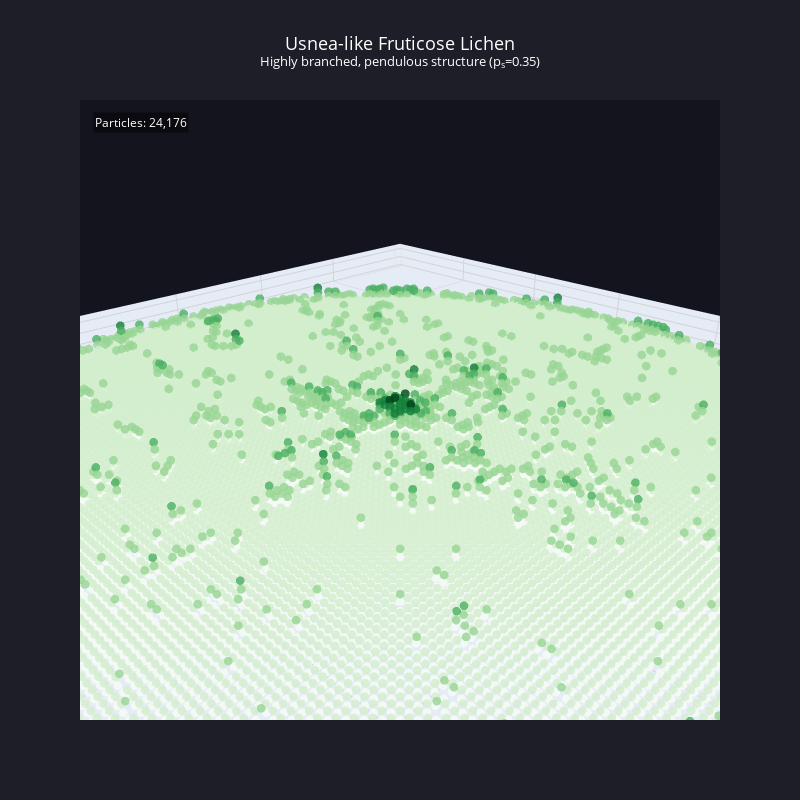

The notebook cell this image was saved under:
### Code cell
# Visualize Usnea-like structure
plot_fruticose_3d(
    usnea_grid,
    title="Usnea-like Fruticose Lichen<br><sup>Highly branched, pendulous structure (p<sub>s</sub>=0.35)</sup>",
    colorscale='Greens',
    subsample=1,
    point_size=3
)

### Figure 1 — Plotly figure (JSON) as saved in the notebook; plotly's stock layout.template omitted (floating-point values rounded to 4 significant figures; data arrays with more than 128 entries replaced by an {"elided": "..."} marker saying what was removed)
{"data": [{"hovertemplate": "x: %{x}<br>y: %{y}<br>z: %{z}<extra></extra>", "marker": {"color": {"elided": "23153 float values"}, "colorscale": [[0, "rgb(247,252,245)"], [0.125, "rgb(229,245,224)"], [0.25, "rgb(199,233,192)"], [0.375, "rgb(161,217,155)"], [0.5, "rgb(116,196,118)"], [0.625, "rgb(65,171,93)"], [0.75, "rgb(35,139,69)"], [0.875, "rgb(0,109,44)"], [1, "rgb(0,68,27)"]], "line": {"width": 0}, "opacity": 0.8, "size": 3}, "mode": "markers", "type": "scatter3d", "x": {"elided": "23153 int values"}, "y": {"elided": "23153 int values"}, "z": {"elided": "23153 int values"}}], "layout": {"annotations": [{"bgcolor": "rgba(0,0,0,0.5)", "font": {"color": "white", "size": 12}, "showarrow": false, "text": "Particles: 24,176", "x": 0.02, "xref": "paper", "y": 0.98, "yref": "paper"}], "font": {"color": "white"}, "height": 800, "paper_bgcolor": "rgb(30, 30, 40)", "scene": {"aspectmode": "data", "bgcolor": "rgb(20, 20, 30)", "camera": {"eye": {"x": 1.5, "y": 1.5, "z": 1}, "up": {"x": 0, "y": 0, "z": 1}}, "xaxis": {"gridcolor": "lightgray", "showgrid": true, "title": {"text": "X"}}, "yaxis": {"gridcolor": "lightgray", "showgrid": true, "title": {"text": "Y"}}, "zaxis": {"gridcolor": "lightgray", "showgrid": true, "title": {"text": "Height"}}}, "title": {"font": {"size": 18}, "text": "Usnea-like Fruticose Lichen<br><sup>Highly branched, pendulous structure (p<sub>s</sub>=0.35)</sup>", "x": 0.5}, "width": 800}}
